Frame 1 (no input): blank canvas, image omitted
Frame 60 (the mouse pressed at the canvas centre just before this capture): blank canvas, image omitted
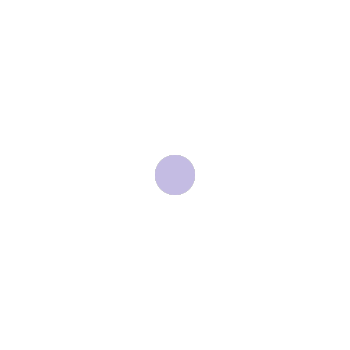
Frame 120 (the mouse held since frame 60 and released just before this capture)

The Processing sketch whose frames 1 and 60 were blank and that drew this single picture after the mouse press (run headless with seeded random() and noise(); from frame 60 on, the mouse is pressed at the canvas centre):

// Processing sketch: processing_15457
// ── processing_15457.pde

int counter;

void setup() {  //setup function called initially, only once
  size(350, 350);
  background(255);  //set background white
  colorMode(HSB);   //set colors to Hue, Saturation, Brightness mode
  counter = 0;
}

void draw() {  //draw function loops 
  counter++;
  noStroke();
  fill(random(255),100,255,50);
  
  
  if(mousePressed == true) { //add some interaction
    ellipse(mouseX, mouseY, 40, 40);
  }
 
}

                
                
